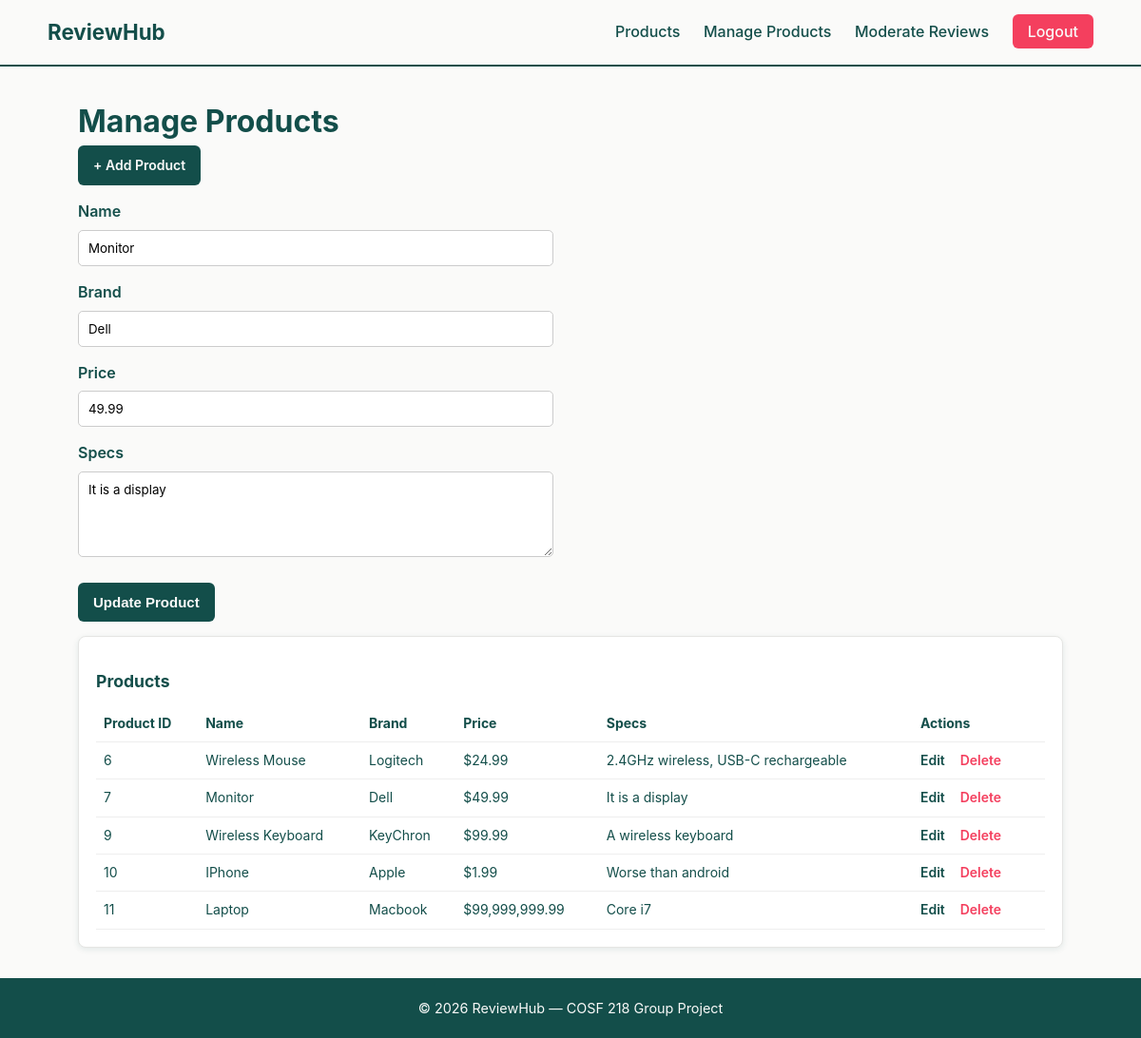
Screenshot of /admin/products.php?action=edit&product_id=7 (signed in) with the database file from the repository.
### tables this page shows
CREATE TABLE `products` (
  `product_id` int(11) NOT NULL,
  `name` varchar(150) NOT NULL,
  `brand` varchar(100) NOT NULL,
  `price` decimal(10,2) NOT NULL,
  `specs` text DEFAULT NULL
);

### admin/products.php (the view, shortened to what this page needs)
<?php
require_once __DIR__ . '/../config/db.php';
$showForm = isset($_GET['action']) && $_GET['action'] === 'add';
$editProduct = null;
if (isset($_GET['action']) && $_GET['action'] === 'edit' && isset($_GET['product_id'])) {
    $edit_id = (int) $_GET['product_id'];
    $editQuery = mysqli_prepare($conn, "SELECT product_id, name, brand, price, specs FROM products WHERE product_id = ?");
    mysqli_stmt_bind_param($editQuery, "i", $edit_id);
    mysqli_stmt_execute($editQuery);
    $editResult = mysqli_stmt_get_result($editQuery);
    $editProduct = mysqli_fetch_assoc($editResult);
}
$sql = "SELECT product_id, name, brand, price, specs FROM products";
$result = mysqli_query($conn, $sql);
require_once __DIR__ . '/../includes/header.php';
?>
<h1>Manage Products</h1>
<div id="add_buttons">
    <a href="products.php?action=add" id="addbtn">+ Add Product</a>
</div>
<?php if ($showForm || $editProduct): ?>
    <form method="POST" action="products.php">
        <label for="name">Name</label>
        <input type="text" name="name" id="name" value="<?= $editProduct ? htmlspecialchars($editProduct['name']) : '' ?>" required>
        <label for="brand">Brand</label>
        <input type="text" name="brand" id="brand" value="<?= $editProduct ? htmlspecialchars($editProduct['brand']) : '' ?>" required>
        <label for="price">Price</label>
        <input type="text" name="price" id="price" value="<?= $editProduct ? $editProduct['price'] : '' ?>" required>
        <label for="specs">Specs</label>
        <textarea name="specs" id="specs"><?= $editProduct ? htmlspecialchars($editProduct['specs']) : '' ?></textarea>
        <input type="submit" value="<?= $editProduct ? 'Update Product' : 'Save Product' ?>">
    </form>
<?php endif; ?>
<div id="table">
    <table>
        <caption>Products</caption>
        <thead>
            <tr>
                <th>Product ID</th>
                <th>Name</th>
                <th>Brand</th>
                <th>Price</th>
                <th>Specs</th>
                <th>Actions</th>
            </tr>
        </thead>
        <tbody>
            <?php if (mysqli_num_rows($result) === 0): ?>
                <tr><td colspan="6">No products yet.</td></tr>
            <?php else: ?>
                <?php while ($product = mysqli_fetch_assoc($result)): ?>
                    <tr>
                        <td><?= $product['product_id'] ?></td>
                        <td><?= htmlspecialchars($product['name']) ?></td>
                        <td><?= htmlspecialchars($product['brand']) ?></td>
                        <td>$<?= number_format($product['price'], 2) ?></td>
                        <td><?= htmlspecialchars($product['specs']) ?></td>
                        <td class="actions">
                            <a href="products.php?action=edit&product_id=<?= $product['product_id'] ?>" class="edit">Edit</a>
                            <a href="products.php?action=delete&product_id=<?= $product['product_id'] ?>" class="delete" onclick="return confirm('Delete this product? This cannot be undone.');">Delete</a>
                        </td>
                    </tr>
                <?php endwhile; ?>
            <?php endif; ?>
        </tbody>
    </table>
</div>
<?php require_once __DIR__ . '/../includes/footer.php'; ?>

### assets/css/style.css (style rules this page uses)
* { margin: 0; padding: 0; box-sizing: border-box; }
body { font-family: -apple-system, "Segoe UI", Roboto, Helvetica, Arial, sans-serif; background-color: #FAFAF9; color: #134E4A; line-height: 1.6; }
form { max-width: 500px; }
label { display: block; margin-top: 15px; font-weight: 600; color: #134E4A; }
select, textarea, input[type="text"], input[type="email"], input[type="password"] { width: 100%; padding: 10px; margin-top: 6px; border: 1px solid #ccc; border-radius: 5px; box-sizing: border-box; font-family: inherit; }
textarea { resize: vertical; min-height: 90px; }
input[type="submit"] { background-color: #134E4A; color: #FAFAF9; border: none; margin-top: 20px; padding: 12px 16px; border-radius: 6px; cursor: pointer; font-size: 15px; font-weight: 600; }
table { width: 100%; border-collapse: collapse; margin-top: 15px; }
th, td { text-align: left; padding: 8px; border-bottom: 1px solid #eee; font-size: 14px; }
th { color: #134E4A; }
#table { background: #FFFFFF; border-radius: 8px; box-shadow: 0 2px 6px rgba(19, 78, 74, 0.1); padding: 18px; border: 1px solid #e5e5e3; margin-top: 15px; }
#table caption { text-align: left; font-weight: 700; color: #134E4A; margin-bottom: 10px; font-size: 1.1rem; }
#addbtn { display: inline-block; background-color: #134E4A; color: #FAFAF9; text-decoration: none; padding: 10px 16px; border-radius: 6px; font-weight: 600; font-size: 14px; }
.actions a { text-decoration: none; font-weight: 600; margin-right: 12px; }
.actions .edit { color: #134E4A; }
.actions .delete, .actions .reject { color: #F43F5E; }

### rows the page displays
products: name "Monitor", brand "Dell", price "49.99", specs "It is a display", product_id "7"
products: product_id "6", name "Wireless Mouse", brand "Logitech", price "24.99", specs "2.4GHz wireless, USB-C rechargeable"
products: product_id "9", name "Wireless Keyboard", brand "KeyChron", price "99.99", specs "A wireless keyboard"
products: product_id "10", name "IPhone", brand "Apple", price "1.99", specs "Worse than android"
products: product_id "11", name "Laptop", brand "Macbook", price "99,999,999.99", specs "Core i7"
